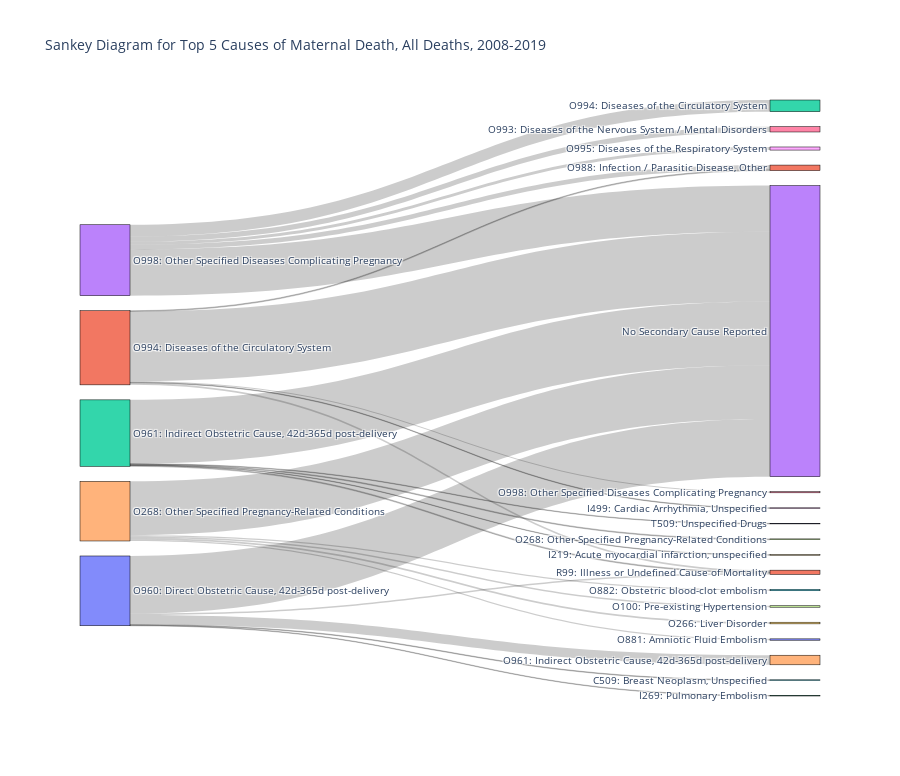

Source (notebook cell):
### Code cell
import plotly.graph_objects as go

fig = go.Figure(data=[go.Sankey(
    valueformat = '.0f', 
    valuesuffix = "%",
    node=dict(
        pad = 15, 
        thickness = 50, 
        line = dict(color= 'black', width = 0.5), 
        label = nodes['Label']
    ), 
    link = dict(source = san_coded['source'], 
            target = san_coded['target'], 
            value = san_coded['value']))]
)

fig.update_layout(title_text="Sankey Diagram for Top 5 Causes of Maternal Death, All Deaths, 2008-2019", 
                  height = 776, font_size=10)
fig.show()

### Figure 1 — Plotly figure (JSON) as saved in the notebook; plotly's stock layout.template omitted (floating-point values rounded to 4 significant figures)
{"data": [{"link": {"source": [4, 4, 4, 4, 4, 3, 3, 3, 3, 3, 2, 2, 2, 2, 2, 0, 0, 0, 0, 0, 1, 1, 1, 1, 1], "target": [13, 9, 7, 5, 20, 13, 12, 6, 21, 8, 13, 11, 17, 10, 19, 13, 14, 11, 15, 22, 13, 11, 16, 21, 18], "value": [0.6489, 0.01986, 0.01752, 0.01636, 0.01636, 0.5569, 0.1407, 0.06411, 0.05646, 0.03732, 0.7694, 0.01078, 0.009698, 0.006466, 0.005388, 0.6944, 0.1157, 0.01691, 0.007802, 0.006502, 0.8406, 0.02349, 0.01342, 0.01007, 0.006711]}, "node": {"label": ["O960: Direct Obstetric Cause, 42d-365d post-delivery", "O994: Diseases of the Circulatory System", "O961: Indirect Obstetric Cause, 42d-365d post-delivery", "O998: Other Specified Diseases Complicating Pregnancy", "O268: Other Specified Pregnancy-Related Conditions", "O882: Obstetric blood-clot embolism", "O993: Diseases of the Nervous System / Mental Disorders", "O100: Pre-existing Hypertension", "O995: Diseases of the Respiratory System", "O266: Liver Disorder", "T509: Unspecified Drugs", "R99: Illness or Undefined Cause of Mortality", "O994: Diseases of the Circulatory System", "No Secondary Cause Reported", "O961: Indirect Obstetric Cause, 42d-365d post-delivery", "C509: Breast Neoplasm, Unspecified", "O998: Other Specified Diseases Complicating Pregnancy", "O268: Other Specified Pregnancy-Related Conditions", "I499: Cardiac Arrhythmia, Unspecified", "I219: Acute myocardial infarction, unspecified", "O881: Amniotic Fluid Embolism", "O988: Infection / Parasitic Disease, Other", "I269: Pulmonary Embolism"], "line": {"color": "black", "width": 0.5}, "pad": 15, "thickness": 50}, "type": "sankey", "valueformat": ".0f", "valuesuffix": "%"}], "layout": {"font": {"size": 10}, "height": 776, "title": {"text": "Sankey Diagram for Top 5 Causes of Maternal Death, All Deaths, 2008-2019"}}}
